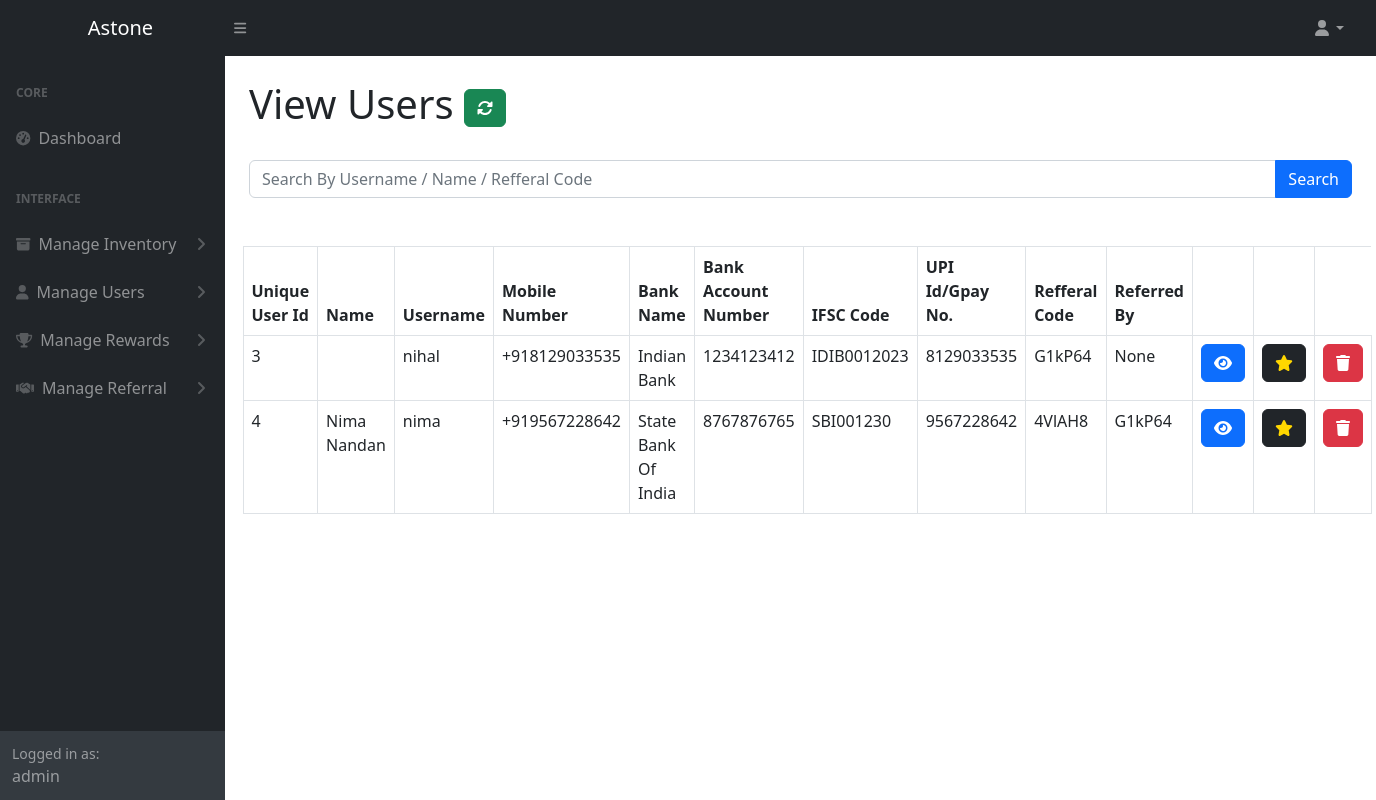
/view_users (signed in), run on an earlier commit of the app's database.
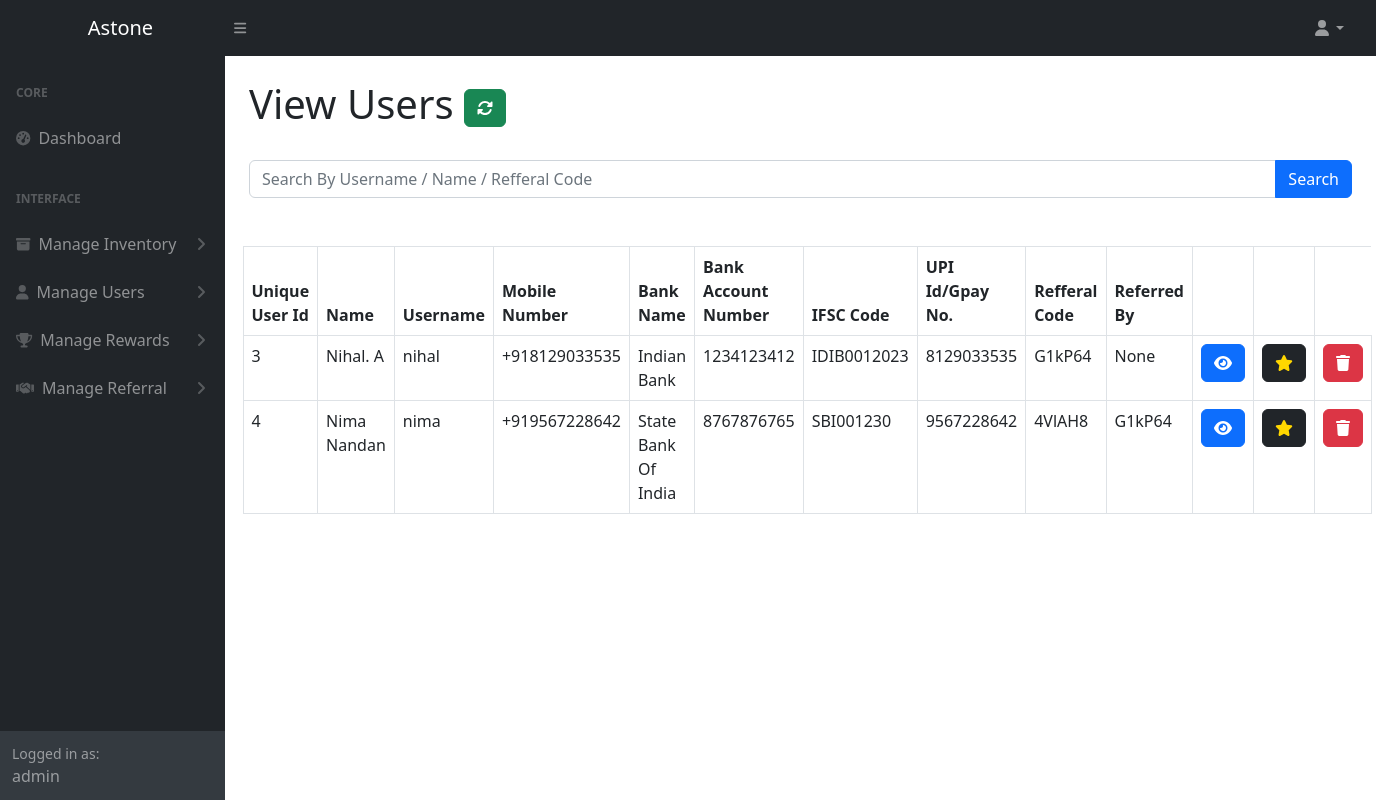
And on a later commit of the database.
### astoneapp/models.py (models this page shows, shortened)
class User(AbstractUser):
    is_admin = models.BooleanField('is admin', default=False)
    is_staff = models.BooleanField('is staff', default=False)
    is_customer = models.BooleanField('is customer', default=False)
    name = models.CharField(max_length=100, default='User')
    mobile_number = models.CharField(max_length=20, default='Nil')
    bank_name = models.CharField(max_length=100, default='Nil')
    bank_account_number = models.CharField(max_length=50, default='Nil')
    ifsc_code = models.CharField(max_length=20, default='Nil')
    upi_id = models.CharField(max_length=100, default='Nil')
    pan_card_name = models.CharField(max_length=100, default='Nil')
    pan_card_number = models.CharField(max_length=20, default='Nil')
    profile_picture = models.ImageField(upload_to='profile_pictures', blank=True, null=True)
    referral_code = models.CharField(max_length=6, unique=True, default='DEFAULTCODE')
    referred_by = models.CharField(max_length=100, null=True, blank=True)
    supercustomer = models.BooleanField(default=False, null=True)
    rewardamount = models.DecimalField(default=0, max_digits=10, decimal_places=2, null=True, blank=True)
    balance = models.DecimalField(default=0, max_digits=10, decimal_places=2)
    withdrawn = models.DecimalField(default=0, max_digits=10, decimal_places=2)

### astoneapp/views.py (the view)
# urls.py: path('view_users', views.view_users, name='view_users'),
def view_users(request):
    query = request.GET.get('query')
    customers = User.objects.filter(is_customer=True, supercustomer=False)
    if query:
        customers = customers.filter(Q(username__icontains=query) | Q(name__icontains=query)| Q(referral_code__icontains=query))
    context = {'users': customers, 'query': query}
    return render(request, 'astone_admin/view_users.html', context)

### astoneapp/templates/astone_admin/view_users.html
{% extends 'astone_admin/base.html' %}
{% load static %}
{% block content %}
<div class="container-fluid px-4">
    <h1 class="mt-4">View Users      <a href="{% url 'view_users' %}" class="btn btn-success"><i class="fas fa-sync-alt"></i></a></h1>
</div>
<br>
<form method="get" class="mb-4 px-4">
    <div class="input-group">
        <input type="text" name="query" class="form-control" placeholder="Search By Username / Name / Refferal Code" >
        <button type="submit" class="btn btn-primary">Search</button>
    </div>
</form>
<div class="container mt-5">
    <table class="table table-bordered">
        <thead>
            <tr>
                <th>Unique User Id</th>
                <th>Name</th>
                <th>Username</th>
                <th>Mobile Number</th>
                <th>Bank Name</th>
                <th>Bank Account Number</th>
                <th>IFSC Code</th>
                <th>UPI Id/Gpay No.</th>
                <th>Refferal Code</th>
                <th>Referred By</th>
                <th></th>
                <th></th>
            </tr>
        </thead>
        <tbody>
            {% for i in users %}
            <tr>
                <td>{{i.pk}}</td>
                <td>{{i.name}}</td>
                <td>{{i.username}}</td>
                <td>{{i.mobile_number}}</td>
                <td>{{i.bank_name}}</td>
                <td>{{i.bank_account_number}}</td>
                <td>{{i.ifsc_code}}</td>
                <td>{{i.upi_id}}</td>
                <td>{{i.referral_code}}</td>
                <td>{{i.referred_by}}</td>
                <td><a href="{% url 'viewusersingle' i.pk %}" class="btn btn-primary"><i class="fas fa-eye"></i></a></td>
                <td><a href="{% url 'make_supercustomer' i.pk %}" class="btn btn-dark"><i class="fas fa-star" style="color: gold;"></i>
                </a></td>
                <td><a href="{% url 'delete_user1' i.pk %}" class="btn btn-danger"><i class="fas fa-trash"></i></a></td>
            </tr>
            {% endfor %}
        </tbody>
    </table>
</div>
{% endblock %}

What changed in the data, as far as the page shows it:
changed User "nihal": name (not shown) → "Nihal. A"
